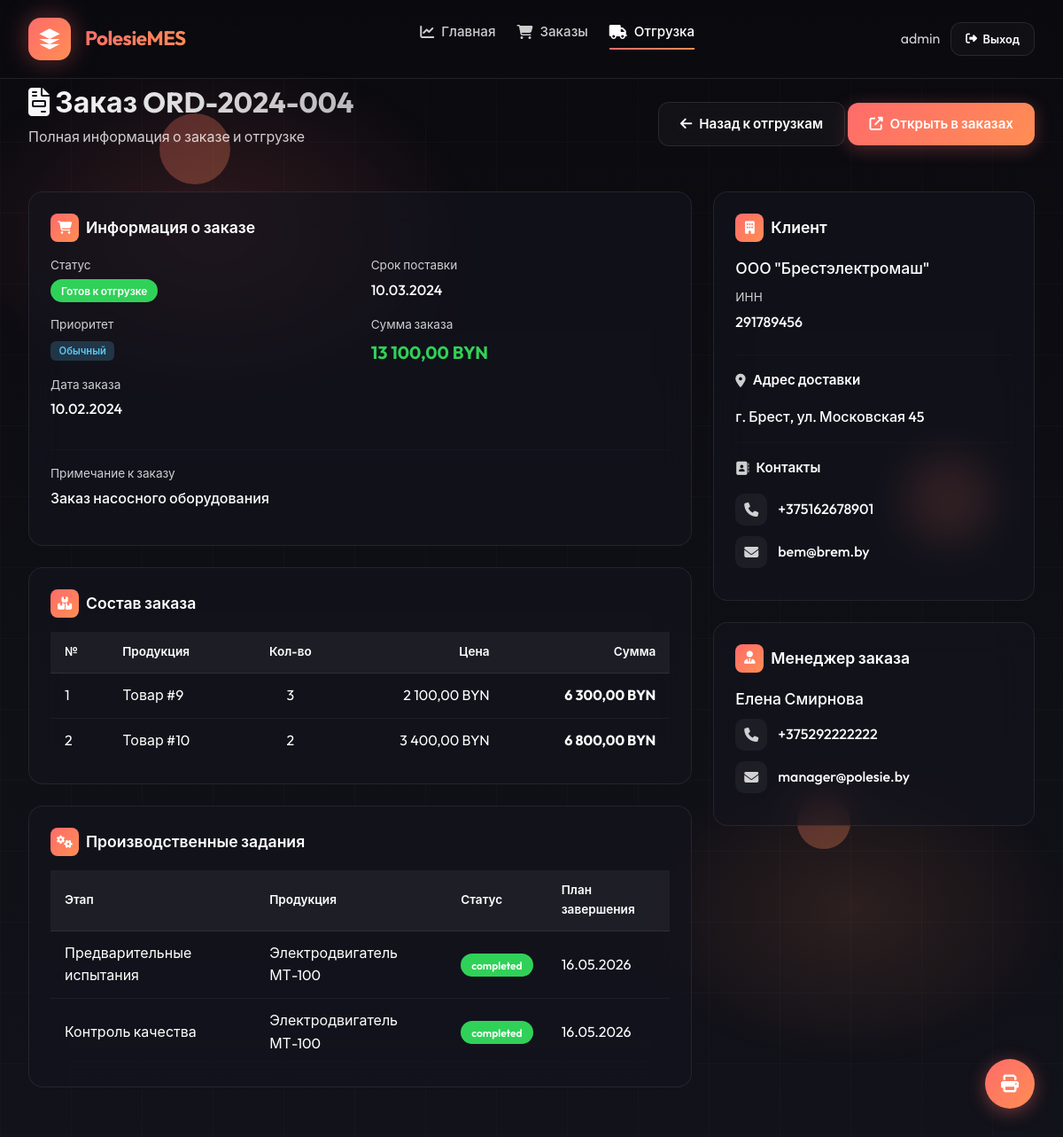
Page /modules/shipment/order_details.php?order_id=4 (signed in) on the committed database.
### tables this page shows
CREATE TABLE orders (
    id INT AUTO_INCREMENT PRIMARY KEY,
    order_number VARCHAR(50) UNIQUE NOT NULL,
    customer_id INT NOT NULL,
    order_date DATE NOT NULL,
    delivery_date DATE,
    priority ENUM('low', 'normal', 'high', 'urgent') DEFAULT 'normal',
    status ENUM('new', 'confirmed', 'in_production', 'quality_check', 'ready', 'shipped', 'completed', 'cancelled') DEFAULT 'new',
    items_json JSON,
    total_amount DECIMAL(15,2),
    currency VARCHAR(3) DEFAULT 'BYN',
    notes TEXT,
    manager_id INT,
     
    tracking_number VARCHAR(100),
    carrier VARCHAR(200),
    driver_name VARCHAR(200),
    vehicle_number VARCHAR(50),
    shipped_at DATETIME,
    received_at DATETIME,
    completion_notes TEXT,
    created_at TIMESTAMP DEFAULT CURRENT_TIMESTAMP,
    updated_at TIMESTAMP DEFAULT CURRENT_TIMESTAMP ON UPDATE CURRENT_TIMESTAMP,
    FOREIGN KEY (customer_id) REFERENCES partners(id),
    FOREIGN KEY (manager_id) REFERENCES staff(id),
    INDEX idx_order_number (order_number),
    INDEX idx_status (status)
);

CREATE TABLE production_tasks (
    id INT AUTO_INCREMENT PRIMARY KEY,
    task_number VARCHAR(50) UNIQUE NOT NULL,
    order_id INT,
    product_id INT,
    stage_name VARCHAR(100),
    stage_sequence INT,
    quantity INT,
    planned_start DATETIME,
    planned_end DATETIME,
    actual_start DATETIME,
    actual_end DATETIME,
    status ENUM('planned', 'in_progress', 'paused', 'completed', 'rejected') DEFAULT 'planned',
    assigned_to INT,
    work_center VARCHAR(100),
    qc_result ENUM('pending', 'passed', 'failed', 'conditional'),
    qc_inspector_id INT,
    qc_date DATETIME,
    qc_defects INT DEFAULT 0,
    qc_description TEXT,
    notes TEXT,
    created_at TIMESTAMP DEFAULT CURRENT_TIMESTAMP,
    updated_at TIMESTAMP DEFAULT CURRENT_TIMESTAMP ON UPDATE CURRENT_TIMESTAMP,
    FOREIGN KEY (order_id) REFERENCES orders(id),
    FOREIGN KEY (product_id) REFERENCES items(id),
    FOREIGN KEY (assigned_to) REFERENCES staff(id),
    FOREIGN KEY (qc_inspector_id) REFERENCES staff(id),
    INDEX idx_task_number (task_number),
    INDEX idx_status (status)
);

CREATE TABLE items (
    id INT AUTO_INCREMENT PRIMARY KEY,
    item_type ENUM('product', 'material', 'equipment') NOT NULL,
    item_code VARCHAR(50) UNIQUE NOT NULL,
    name VARCHAR(200) NOT NULL,
    category_id INT,
    location_id INT,
    unit_id INT,
    current_stock DECIMAL(12,3) DEFAULT 0,
    min_stock INT DEFAULT 0,
    price DECIMAL(12,2),
    currency VARCHAR(3) DEFAULT 'BYN',
    supplier_id INT,
    status ENUM('operational', 'maintenance', 'broken', 'offline', 'active', 'inactive') DEFAULT 'active',
    extra_specs JSON,
    description TEXT,
    is_active BOOLEAN DEFAULT TRUE,
    created_at TIMESTAMP DEFAULT CURRENT_TIMESTAMP,
    updated_at TIMESTAMP DEFAULT CURRENT_TIMESTAMP ON UPDATE CURRENT_TIMESTAMP,
    FOREIGN KEY (category_id) REFERENCES dictionaries(id),
    FOREIGN KEY (location_id) REFERENCES dictionaries(id),
    FOREIGN KEY (unit_id) REFERENCES dictionaries(id),
    FOREIGN KEY (supplier_id) REFERENCES partners(id),
    INDEX idx_item_type (item_type),
    INDEX idx_item_code (item_code)
);

CREATE TABLE partners (
    id INT AUTO_INCREMENT PRIMARY KEY,
    partner_type ENUM('customer', 'supplier', 'both') DEFAULT 'customer',
    name VARCHAR(200) NOT NULL,
    inn VARCHAR(20),
    kpp VARCHAR(20),
    address TEXT,
    phone VARCHAR(20),
    email VARCHAR(100),
    contact_person VARCHAR(100),
    country VARCHAR(50) DEFAULT 'Беларусь',
    status ENUM('active', 'inactive') DEFAULT 'active',
    created_at TIMESTAMP DEFAULT CURRENT_TIMESTAMP,
    INDEX idx_partner_type (partner_type)
);

CREATE TABLE staff (
    id INT AUTO_INCREMENT PRIMARY KEY,
    employee_code VARCHAR(20) UNIQUE NOT NULL,
    username VARCHAR(50) UNIQUE,
    password VARCHAR(255),
    first_name VARCHAR(50) NOT NULL,
    last_name VARCHAR(50) NOT NULL,
    middle_name VARCHAR(50),
    position_id INT,
    email VARCHAR(100),
    phone VARCHAR(20),
    department VARCHAR(100),
    role ENUM('admin', 'director', 'manager', 'operator', 'warehouse_keeper') NOT NULL,
    hire_date DATE,
    status ENUM('active', 'vacation', 'sick', 'terminated') DEFAULT 'active',
    is_active BOOLEAN DEFAULT TRUE,
    last_login TIMESTAMP NULL,
    created_at TIMESTAMP DEFAULT CURRENT_TIMESTAMP,
    updated_at TIMESTAMP DEFAULT CURRENT_TIMESTAMP ON UPDATE CURRENT_TIMESTAMP,
    FOREIGN KEY (position_id) REFERENCES dictionaries(id)
);

### modules/shipment/order_details.php (the view, shortened to what the rows shown need)
<?php
require_once __DIR__ . '/../../includes/helpers.php';
$db = getDB();
$orderId = $_GET['order_id'] ?? null;
$stmt = $db->prepare("
    SELECT o.*, c.name as customer_name, c.inn, c.address, c.phone as customer_phone, c.email as customer_email,
           s.first_name as manager_first_name, s.last_name as manager_last_name, s.phone as manager_phone, s.email as manager_email
    FROM orders o
    LEFT JOIN partners c ON o.customer_id = c.id
    LEFT JOIN staff s ON o.manager_id = s.id
    WHERE o.id = :id
");
$stmt->execute(['id' => $orderId]);
$order = $stmt->fetch();
$items = json_decode($order['items_json'], true) ?: [];
$stmt = $db->prepare("
    SELECT pt.*, i.name as product_name
    FROM production_tasks pt
    LEFT JOIN items i ON pt.product_id = i.id
    WHERE pt.order_id = :order_id
    ORDER BY pt.stage_sequence
");
$stmt->execute(['order_id' => $orderId]);
$tasks = $stmt->fetchAll();
?>
<!DOCTYPE html>
<html lang="ru">
<head>
    <link href="https://cdn.jsdelivr.net/npm/bootstrap@5.3.0/dist/css/bootstrap.min.css" rel="stylesheet">
    <link href="https://cdnjs.cloudflare.com/ajax/libs/font-awesome/6.4.0/css/all.min.css" rel="stylesheet">
    <link rel="stylesheet" href="<?= APP_URL ?>/assets/css/common-style.css">
</head>
<body>
    <div class="main-content">
        <div class="page-header">
            <div class="page-title">
                <h1><i class="fas fa-file-invoice"></i> Заказ <?= e($order['order_number']) ?></h1>
                <p>Полная информация о заказе и отгрузке</p>
            </div>
        </div>
        <div class="row">
            <div class="col-lg-8">
                <div class="info-card">
                    <div class="row">
                        <div class="col-md-6">
                            <div class="mb-3">
                                <div class="info-value">
                                    <span class="status-badge status-<?= e($order['status']) ?>">
                                        <?= getOrderStatusName($order['status']) ?>
                                    </span>
                                </div>
                            </div>
                            <div class="mb-3">
                                <div class="info-value">
                                    <span class="badge-priority badge-<?= e($order['priority']) ?>">
                                        <?= getPriorityName($order['priority']) ?>
                                    </span>
                                </div>
                            </div>
                            <div class="mb-3">
                                <div class="info-label">Дата заказа</div>
                                <div class="info-value"><?= formatDate($order['order_date']) ?></div>
                            </div>
                        </div>
                        <div class="col-md-6">
                            <div class="mb-3">
                                <div class="info-label">Срок поставки</div>
                                <div class="info-value"><?= formatDate($order['delivery_date']) ?></div>
                            </div>
                            <div class="mb-3">
                                <div class="info-value" style="font-size: 1.25rem; color: var(--success-color);">
                                    <strong><?= formatNumber($order['total_amount'] ?? 0, 2) ?> BYN</strong>
                                </div>
                            </div>
                        </div>
                    </div>
                    <?php if ($order['notes']): ?>
                    <hr style="border-color: var(--glass-border);">
                    <div class="mb-3">
                        <div class="info-label">Примечание к заказу</div>
                        <div class="info-value"><?= nl2br(e($order['notes'])) ?></div>
                    </div>
                    <?php endif; ?>
                </div>
                <?php if (!empty($items)): ?>
                <div class="info-card">
                    <table class="table-custom">
                        <thead>
                            <tr>
                                <th>№</th>
                                <th>Продукция</th>
                                <th style="text-align: center;">Кол-во</th>
                                <th style="text-align: right;">Цена</th>
                                <th style="text-align: right;">Сумма</th>
                            </tr>
                        </thead>
                    </table>
                </div>
                <?php endif; ?>
                <?php if (!empty($tasks)): ?>
                <div class="info-card">
                    <table class="table-custom">
                        <thead>
                            <tr>
                                <th>Этап</th>
                                <th>Продукция</th>
                                <th>Статус</th>
                                <th>План завершения</th>
                            </tr>
                        </thead>
                        <tbody>
                            <?php foreach ($tasks as $task): ?>
                            <tr>
                                <td><?= e($task['stage_name']) ?></td>
                                <td><?= e($task['product_name']) ?></td>
                                <td>
                                    <span class="status-badge status-<?= e($task['status']) ?>">
                                        <?= e($task['status']) ?>
                                    </span>
                                </td>
                                <td><?= formatDate($task['planned_end'], 'd.m.Y') ?></td>
                            </tr>
                            <?php endforeach; ?>
                        </tbody>
                    </table>
                </div>
                <?php endif; ?>
            </div>
            <div class="col-lg-4">
                <div class="info-card">
                    <div class="section-title">
                        <div class="section-icon"><i class="fas fa-building"></i></div>
                        <span>Клиент</span>
                    </div>
                    <div style="margin-bottom: 1.5rem;">
                        <div class="info-value" style="font-size: 1.1rem; margin-bottom: 0.5rem;">
                            <?= e($order['customer_name']) ?>
                        </div>
                        <?php if ($order['inn']): ?>
                        <div class="info-label">ИНН</div>
                        <div class="info-value"><?= e($order['inn']) ?></div>
                        <?php endif; ?>
                    </div>
                    <hr style="border-color: var(--glass-border);">
                    <div class="section-title" style="font-size: 0.95rem; margin-top: 1rem;">
                        <i class="fas fa-map-marker-alt" style="color: var(--text-secondary);"></i>
                        <span>Адрес доставки</span>
                    </div>
                    <div class="info-value" style="margin-bottom: 1rem;">
                        <?= e($order['address'] ?? 'Не указан') ?>
                    </div>
                    <hr style="border-color: var(--glass-border);">
                    <div class="section-title" style="font-size: 0.95rem; margin-top: 1rem;">
                        <i class="fas fa-address-book" style="color: var(--text-secondary);"></i>
                        <span>Контакты</span>
                    </div>
                    <?php if ($order['customer_phone']): ?>
                    <div class="contact-item">
                        <div class="contact-icon">
                            <i class="fas fa-phone"></i>
                        </div>
                        <div class="info-value"><?= e($order['customer_phone']) ?></div>
                    </div>
                    <?php endif; ?>
                    <?php if ($order['customer_email']): ?>
                    <div class="contact-item">
                        <div class="contact-icon">
                            <i class="fas fa-envelope"></i>
                        </div>
                        <div class="info-value"><?= e($order['customer_email']) ?></div>
                    </div>
                    <?php endif; ?>
                </div>
                <div class="info-card">
                    <div class="section-title">
                        <div class="section-icon"><i class="fas fa-user-tie"></i></div>
                        <span>Менеджер заказа</span>
                    </div>
                    <div class="info-value" style="font-size: 1.1rem; margin-bottom: 0.5rem;">
                        <?= e($order['manager_first_name'] . ' ' . $order['manager_last_name']) ?>
                    </div>
                    <?php if ($order['manager_phone']): ?>
                    <div class="contact-item">
                        <div class="contact-icon">
                            <i class="fas fa-phone"></i>
                        </div>
                        <div class="info-value"><?= e($order['manager_phone']) ?></div>
                    </div>
                    <?php endif; ?>
                    <?php if ($order['manager_email']): ?>
                    <div class="contact-item">
                        <div class="contact-icon">
                            <i class="fas fa-envelope"></i>
                        </div>
                        <div class="info-value"><?= e($order['manager_email']) ?></div>
                    </div>
                    <?php endif; ?>
                </div>
            </div>
        </div>
    </div>
</body>
</html>

### rows in the picture
orders: order_number "ORD-2024-004", status "Готов к отгрузке", priority "Обычный", order_date "10.02.2024", delivery_date "10.03.2024", total_amount "13 100,00", notes "Заказ насосного оборудования", customer.name "ООО \"Брестэлектромаш\"", customer.inn "291789456", customer.address "г. Брест, ул. Московская 45", customer.phone "+375162678901", customer.email "bem@brem.by", manager.last_name "Елена Смирнова", manager.phone "+375292222222", manager.email "manager@polesie.by"
production_tasks: stage_name "Предварительные испытания", product.name "Электродвигатель МТ-100", status "completed", planned_end "16.05.2026"
production_tasks: stage_name "Контроль качества", product.name "Электродвигатель МТ-100", status "completed", planned_end "16.05.2026"

### other values in the picture
getCurrentUser()['username'] "admin"
$item['name'] "Товар #9"
$quantity "3"
formatNumber($unitPrice, 2) "2 100,00"
formatNumber($totalPrice, 2) "6 300,00"
$item['name'] "Товар #10"
$quantity "2"
formatNumber($unitPrice, 2) "3 400,00"
formatNumber($totalPrice, 2) "6 800,00"
